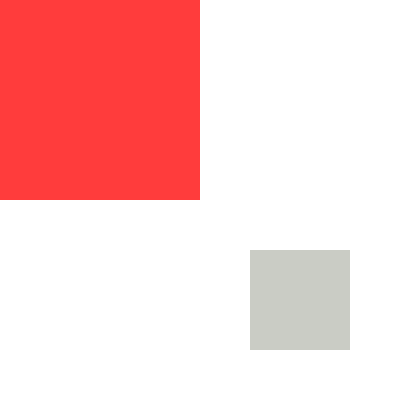
Frame 1 (no input)
Frame 60 (the mouse pressed at the canvas centre just before this capture): identical to frame 1, image omitted
Frame 120 (the mouse held since frame 60 and released just before this capture): blank canvas, image omitted

The Processing sketch that drew this single still picture (run headless with seeded random() and noise(); from frame 60 on, the mouse is pressed at the canvas centre):

// Processing sketch: sketch__9_1
// ── sketch__9_1.pde
void setup()
{size(400,400);
noStroke();}

void draw()
{ 
background(255);
  if ((mouseX<200)&&(mouseY<200)) 
{fill(255,60,60);rectMode(CORNER);rect(0,0,200,200);
rectMode(CENTER);fill(#CACCC5);rect(300,300,100,100);}

  if ((mouseX>200)&&(mouseY<200)) 
{fill(0,255,100);rectMode(CORNER);rect(200,0,400,200);
rectMode(CENTER); fill(#90DBC7);rect(100,300,100,100);}
 
  if ((mouseX<200)&&(mouseY>200)) 
{fill(220,0,255);rectMode(CORNER);rect(0,200,200,400);
rectMode(CENTER); fill(#944BED);rect(300,100,100,100);}
 
  if ((mouseX>200)&&(mouseY>200)) 
{fill(0,90,90);rectMode(CORNER);rect(200,200,400,400);
rectMode(CENTER); fill(#FF0000);rect(100,100,100,100);}
}
